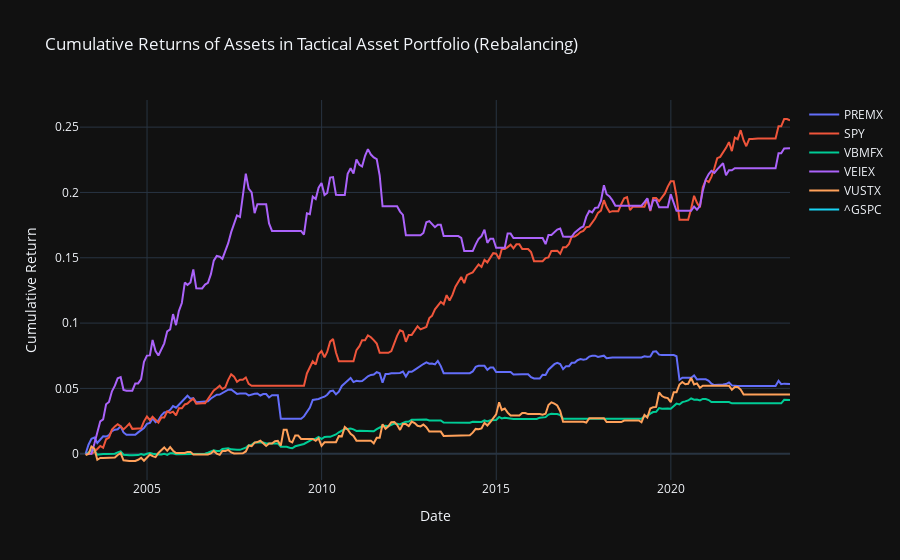

Here is the notebook cell this chart was saved with:
### Code cell
import plotly.graph_objs as go

# Calculate the cumulative returns of each asset in the rebalancing portfolio
cumulative_returns = (1 + weighted_returns).cumprod() - 1

# Create a list of traces for each asset's cumulative returns
traces = []
for asset in weighted_returns.columns:
    trace = go.Scatter(
        x=cumulative_returns.index,
        y=cumulative_returns[asset],
        mode='lines',
        name=asset
    )
    traces.append(trace)

# Create the layout for the plot
layout = go.Layout(
    title='Cumulative Returns of Assets in Tactical Asset Portfolio (Rebalancing)',
    xaxis=dict(title='Date'),
    yaxis=dict(title='Cumulative Return'),
    template='plotly_dark'
)

# Create the figure and plot it
fig = go.Figure(data=traces, layout=layout)
fig.show()

### Figure 1 — Plotly figure (JSON) as saved in the notebook; plotly's stock layout.template omitted (floating-point values rounded to 4 significant figures; data arrays with more than 128 entries replaced by an {"elided": "..."} marker saying what was removed)
{"data": [{"mode": "lines", "name": "PREMX", "type": "scatter", "x": {"elided": "245 str values"}, "y": {"elided": "245 float values"}}, {"mode": "lines", "name": "SPY", "type": "scatter", "x": {"elided": "245 str values"}, "y": {"elided": "245 float values"}}, {"mode": "lines", "name": "VBMFX", "type": "scatter", "x": {"elided": "245 str values"}, "y": {"elided": "245 float values"}}, {"mode": "lines", "name": "VEIEX", "type": "scatter", "x": {"elided": "245 str values"}, "y": {"elided": "245 float values"}}, {"mode": "lines", "name": "VUSTX", "type": "scatter", "x": {"elided": "245 str values"}, "y": {"elided": "245 float values"}}, {"mode": "lines", "name": "^GSPC", "type": "scatter", "x": {"elided": "245 str values"}, "y": {"elided": "245 null values"}}], "layout": {"title": {"text": "Cumulative Returns of Assets in Tactical Asset Portfolio (Rebalancing)"}, "xaxis": {"title": {"text": "Date"}}, "yaxis": {"title": {"text": "Cumulative Return"}}}}
